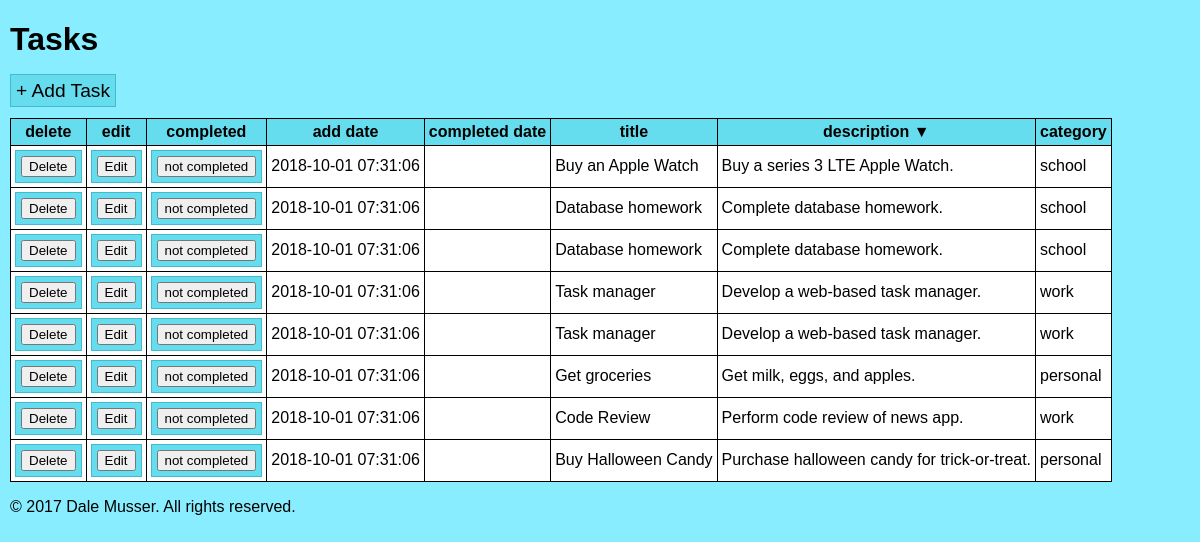
/TaskManager3-MVC/index.php?orderby=description, run on the app's committed database.
### tables this page shows
CREATE TABLE tasks (
   id INT NOT NULL AUTO_INCREMENT PRIMARY KEY,
   title VARCHAR(255) NOT NULL,
   description MEDIUMTEXT,
   category ENUM('personal', 'school', 'work', 'uncategorized') DEFAULT 'uncategorized',
   addDate DATETIME NOT NULL,
   completedDate DATETIME,
   completed char(1) DEFAULT 'N'
);

### TaskManager3-MVC/index.php (called while the page is built, shortened)
<?php
	$controller = new TasksController();
	$controller->run();
?>

### TaskManager3-MVC/TasksModel.php (called while the page is built, shortened)
<?php
	class TasksModel {
		private $mysqli;
		private $orderBy = 'title';
		private $orderDirection = 'asc';
		private function initDatabaseConnection() {
			require('db_credentials.php');
			$this->mysqli = new mysqli($servername, $username, $password, $dbname);
		}
		private function restoreOrdering() {
			$this->orderBy = $_SESSION['orderby'] ? $_SESSION['orderby'] : $this->orderBy;
			$this->orderDirection = $_SESSION['orderdirection'] ? $_SESSION['orderdirection'] : $this->orderDirection;
		}
		public function toggleOrder($orderBy) {
			if ($this->orderBy == $orderBy)	{
				if ($this->orderDirection == 'asc') {
					$this->orderDirection = 'desc';
				} else {
					$this->orderDirection = 'asc';
				}
			} else {
				$this->orderDirection = 'asc';
			}
			$this->orderBy = $orderBy;
		}
		public function getTasks() {
			$this->error = '';
			$tasks = array();
			$orderByEscaped = $this->mysqli->real_escape_string($this->orderBy);
			$orderDirectionEscaped = $this->mysqli->real_escape_string($this->orderDirection);
			$sql = "SELECT * FROM tasks ORDER BY $orderByEscaped $orderDirectionEscaped";
			if ($result = $this->mysqli->query($sql)) {
				if ($result->num_rows > 0) {
					while($row = $result->fetch_assoc()) {
						array_push($tasks, $row);
					}
				}
			} else {
				$this->error = $mysqli->error;
			}
			return array($tasks, $this->error);
		}
	}
?>

### TaskManager3-MVC/db_credentials.php (called while the page is built)
<?php
$servername = "server_name_goes_here";
$username = "user_name_goes_here";
$password = "password_goes_here";
$dbname = "database_name_goes_here";
?>

### TaskManager3-MVC/TasksViews.php (the view, shortened to what this page needs)
<?php
	class TasksViews {
		private $stylesheet = 'taskmanager.css';
		private $pageTitle = 'Tasks';
		public function taskListView($tasks, $orderBy = 'title', $orderDirection = 'asc', $message = '') {
			$body = "<h1>Tasks</h1>\n";
			$body .= "<p><a class='taskButton' href='index.php?view=taskform'>+ Add Task</a></p>\n";
			$body .= "<table>\n";
			$body .= "<tr><th>delete</th><th>edit</th><th>completed</th>";
			$columns = array(array('name' => 'addDate', 'label' => 'add date'),
							 array('name' => 'completedDate', 'label' => 'completed date'),
							 array('name' => 'title', 'label' => 'title'),
							 array('name' => 'description', 'label' => 'description'),
							 array('name' => 'category', 'label' => 'category'));
			foreach ($columns as $column) {
				$name = $column['name'];
				$label = $column['label'];
				if ($name == $orderBy) {
					if ($orderDirection == 'asc') {
						$label .= " &#x25BC;";
					} else {
						$label .= " &#x25B2;";
					}
				}
				$body .= "<th><a class='order' href='index.php?orderby=$name'>$label</a></th>";
			}
			foreach ($tasks as $task) {
				$id = $task['id'];
				$addDate = $task['addDate'];
				$completedDate = ($task['completedDate']) ? $task['completedDate'] : '';
				$title = $task['title'];
				$description = ($task['description']) ? $task['description'] : '';
				$category = $task['category'];
				$completedAction = 'set_completed';
				$completedLabel = 'not completed';
				$body .= "<tr>";
				$body .= "<td><form action='index.php' method='post'><input type='hidden' name='action' value='delete' /><input type='hidden' name='id' value='$id' /><input type='submit' value='Delete'></form></td>";
				$body .= "<td><form action='index.php' method='post'><input type='hidden' name='action' value='edit' /><input type='hidden' name='id' value='$id' /><input type='submit' value='Edit'></form></td>";
				$body .= "<td><form action='index.php' method='post'><input type='hidden' name='action' value='$completedAction' /><input type='hidden' name='id' value='$id' /><input type='submit' value='$completedLabel'></form></td>";
				$body .= "<td>$addDate</td><td>$completedDate</td><td>$title</td><td>$description</td><td>$category</td>";
				$body .= "</tr>\n";
			}
			$body .= "</table>\n";
			return $this->page($this->pageTitle, $body, $this->stylesheet);
		}
		private function page($title, $body, $stylesheet) {
			$html = <<<EOT
<!DOCTYPE html>
<html>
<head>
<title>$title</title>
<link rel="stylesheet" type="text/css" href="{$this->stylesheet}">
</head>
<body>
$body
<p>&copy; 2017 Dale Musser. All rights reserved.</p>
</body>
</html>
EOT;
			return $html;
		}
}

### TaskManager3-MVC/taskmanager.css (style rules this page uses)
body { margin: 10px; background-color: #8ef; font-family: arial; }
table, th, td { border: 1px solid black; border-collapse: collapse; }
th, td { padding: 4px; }
th { background-color: #6de; }
td { background-color: #fff; }
a.taskButton:link, a.taskButton:visited, a.taskButton:active { color: black; font-size: 1.2em; text-decoration: none; background-color: #6de; padding: 5px; border: 1px solid #4bc; }
form { background-color: #6de; border: 1px solid #4bc; padding: 5px; }
a.order:link, a.order:visited, a.order:active { color: black; text-decoration: none; }

### data on the page
tasks: addDate "2018-10-01 07:31:06", title "Buy an Apple Watch", description "Buy a series 3 LTE Apple Watch.", category "school"
tasks: addDate "2018-10-01 07:31:06", title "Database homework", description "Complete database homework.", category "school"
tasks: addDate "2018-10-01 07:31:06", title "Database homework", description "Complete database homework.", category "school"
tasks: addDate "2018-10-01 07:31:06", title "Task manager", description "Develop a web-based task manager.", category "work"
tasks: addDate "2018-10-01 07:31:06", title "Task manager", description "Develop a web-based task manager.", category "work"
tasks: addDate "2018-10-01 07:31:06", title "Get groceries", description "Get milk, eggs, and apples.", category "personal"
tasks: addDate "2018-10-01 07:31:06", title "Code Review", description "Perform code review of news app.", category "work"
tasks: addDate "2018-10-01 07:31:06", title "Buy Halloween Candy", description "Purchase halloween candy for trick-or-treat.", category "personal"

### other printed values
$label "add date"
$label "completed date"
$label "title"
$label "description ▼"
$label "category"
